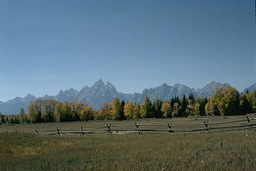
#> input picture img/img5.jpg, 256 x 171 px, shrunk from 481 x 321 before the run
$ jupyter execute mean_shift.ipynb
#> lines starting #> are read from the running program, lines starting #| are printed output that depends on the picture
# Import libraries

[cell 1]
from tqdm import tqdm
import scipy.io
from scipy.spatial import distance as dist
from scipy.spatial.distance import cdist
import numpy as np
import matplotlib
from mpl_toolkits.mplot3d import Axes3D
from matplotlib import pyplot as plt
import cv2

## Load data

[cell 2]
img = cv2.imread("img/img5.jpg")
#> img is the input picture: shape (171, 256, 3); mean B, G, R 119, 111.3, 91.1

[cell 3]
plt.imshow(cv2.cvtColor(img, cv2.COLOR_BGR2RGB))

## Code Explanation
Hello, I will now shortly try to explain the logic behind my code.
- There are two methods. segment_img() acts as a wrapper for the find_peaks2 method meaning that it will translate an input image into an array accepted by the find peaks method and uses the results of the find peaks to reconstruct an image and plot it
- The two optimization methods (basin attraction and points along) are marked with comments in the code
- The optimizations are not coded as separate methods as they are only a few lines long or in the case of basin attraction one line
- In this implementation a pixel first gets the index of the corresponding peak assigned. Later in the wrapper functions, the picture will be reconstructed with the actual peak value
- Therefore if a peak was added to the peaks list the index of the last added element is len()-1
- If a peak did not get merged then the index if the argmin of the distances as it will be assigned to the closest peak
- In this case, a pixel_list is also returned which can be used for the plotClusters3D class but is otherwhise, not necessary

## Methods for Mean Shift

[cell 4]
def segment_img(img, r, c, add_pos = True):
    # Used for plotting in the end
    orig_img = cv2.cvtColor(img, cv2.COLOR_RGB2BGR)
    # Used for mean shift
    img = cv2.cvtColor(img, cv2.COLOR_RGB2LAB)
    shape = img.shape

    # Add positional information to feature vector
    if add_pos:
        indices = np.ones((img.shape[0], img.shape[1], 2))
        row, column = np.indices(img.shape[0:2])
        indices[:, :, 0] = row
        indices[:, :, 1] = column
        img = np.append(img, indices, axis = 2)
        img = img.reshape(-1,5)
    else:
        img = img.reshape(-1, 3)

    # Call mean shift algorithm
    peaks, labels, pixel_list = find_peak(img, r, c)

    # Reconstruct image from peaks and labels
    rec_img = np.zeros(shape, dtype="uint8")
    rec_img = rec_img.reshape(-1,3)
    for unique in np.unique(labels):
        rec_img[labels == unique] = peaks[unique][0:3]
    rec_img = rec_img.reshape(shape)
    rec_img = cv2.cvtColor(rec_img, cv2.COLOR_LAB2BGR)

    # Plot image
    f, ax = plt.subplots(1,2, figsize= (12,8))
    ax[0].imshow(orig_img)
    ax[0].set_title("Original")
    ax[1].imshow(rec_img)
    ax[1].set_title("Segmented")

    return  peaks, labels, rec_img,pixel_list

[cell 5]
def find_peak(pixel_list,r,c):
    # Reshape img to have one entry for each pixel
    threshold = 0.01
    peaks = []
    # Fill labels with a volue which can not be an index
    labels = np.full(len(pixel_list),-1)
    for count,p in enumerate(tqdm(pixel_list)):

        # Check if a label was already assigned
        if labels[count] == -1:
            #Optimization 2 = Points along
            add_pixels = np.zeros(len(pixel_list))
            # Rese shift to arbitrary value above threshold
            shift = 5
            while shift > threshold:
                dist_pixel = cdist([p], pixel_list)[0]
                window = pixel_list[dist_pixel < r]
                #Optimization 2 = Points along
                add_pixels[np.where(dist_pixel < r/c)] = 1

                center_mass = window.mean(axis=0)
                shift = dist.euclidean(p, center_mass)
                p = center_mass

            # Add the first peak
            if len(peaks) == 0:
                peaks.append(center_mass)
                # Basin attraction
                labels[cdist([center_mass], pixel_list)[0] < r] = len(peaks) -1
                # Optimization 2 = Points along
                labels[add_pixels ==1] = len(peaks) -1
                continue

            # Check if peak should be merged or added
            distances = cdist([center_mass], peaks)
            if distances.min() > r/2:
                peaks.append(center_mass)
                # Basin attraction
                labels[cdist([center_mass], pixel_list)[0] < r] = len(peaks) -1
                # Optimization 2
                labels[add_pixels ==1] = len(peaks) -1
            # Case in which a peak got merged
            else:
                labels[count] = distances.argmin()
                # Optimization 2
                labels[add_pixels ==1] = distances.argmin()
        else:
            continue

    return np.array(peaks), labels, pixel_list

[cell 6]
window_size = 20
search_along_divide = 4
peaks,labels, img_,pixel_list  =segment_img(img, window_size, search_along_divide, False)
#> in segment_img, `img = cv2.cvtColor(img, cv2.COLOR_RGB2LAB)`: img: shape (171, 256, 3); mean of channels 0, 1, 2 119.5, 128.1, 140.1
#> the loop in find_peak, `for count,p in enumerate(tqdm(pixel_list)):` made 43776 passes
#> distances on passes 153, 173, 213, 239, 256, 510: [0.513], [0.513], [0.513], [0.513], [77.83], [[0.513, 77.36]]
#> after the loop in find_peak, `for count,p in enumerate(tqdm(pixel_list)):`: peaks = [[149.4, 134.6, 151.5], [78.37, 119.1, 123.8], [15.39, 123.1, 129.5]]
#> the loop in segment_img, `for unique in np.unique(labels):` made 3 passes
#> in segment_img, `rec_img = rec_img.reshape(shape)`:
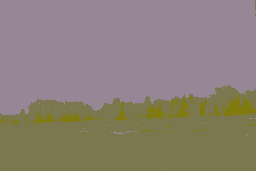
#> rec_img: shape (171, 256, 3); mean of channels 0, 1, 2 117.7, 128, 139.7; drawn as B, G, R
#> in segment_img, `rec_img = cv2.cvtColor(rec_img, cv2.COLOR_LAB2BGR)`:
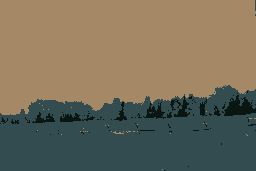
#> rec_img: shape (171, 256, 3); mean B, G, R 89.9, 109.5, 116.3
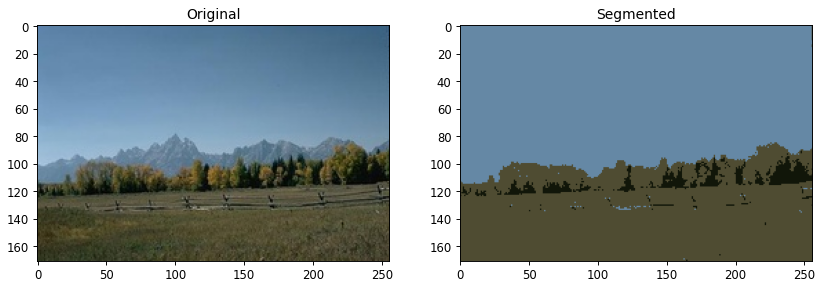
#> figure drawn by matplotlib, 2 panels; B, G, R data is drawn as R, G, B
